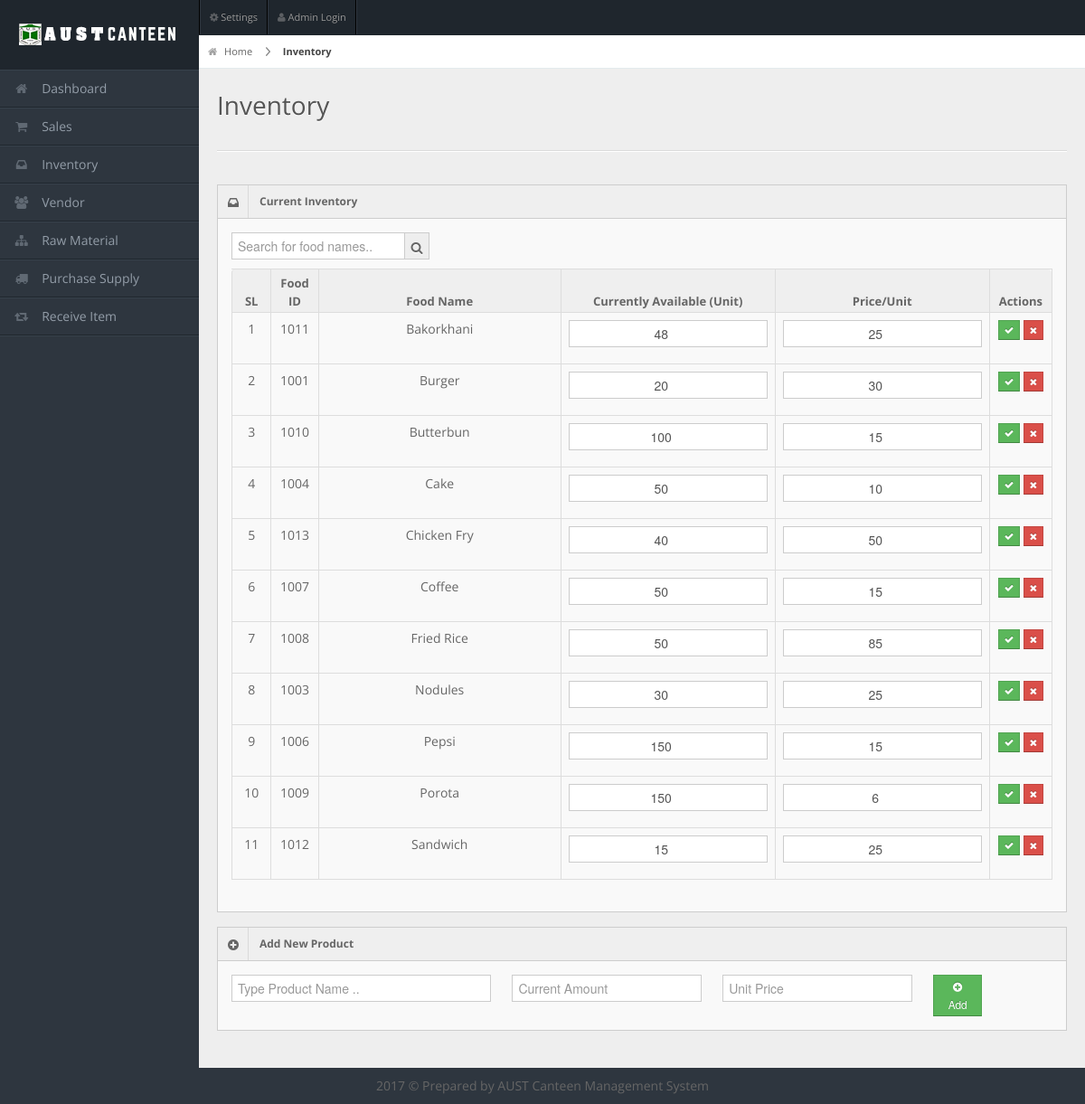
The page /inventory.php on the database its author committed.
### tables this page shows
CREATE TABLE IF NOT EXISTS `inventory` (
  `food_id` int(11) NOT NULL AUTO_INCREMENT,
  `food_name` varchar(32) NOT NULL,
  `food_category` varchar(32) DEFAULT NULL,
  `food_amount` int(11) NOT NULL DEFAULT '0',
  `food_price` double NOT NULL,
  PRIMARY KEY (`food_id`),
  KEY `food_category` (`food_category`),
  KEY `food_id` (`food_id`)
);

### core.php (called while the page is built, shortened)
<?php
$currentPage = $_SERVER['REQUEST_URI'];
function createInvoiceNo() {
    $chars = "003232303232023232023456789";
    $i = 0;
    $pass = '' ;
    while ($i <= 7) {
        $num = rand() % 33;
        $tmp = substr($chars, $num, 1);
        $pass = $pass . $tmp;
        $i++;
    }
    return $pass;
}
$orderFinalcode='ACMS-'.createInvoiceNo();
$purchaseFinalcode = 'ORDN-'.createInvoiceNo();
function loggedin() {
    if (isset($_SESSION['userid']) && !empty($_SESSION['userid'])) {
        return true;
    } else {
        return false;
    }
}

### inventory.php (the view, shortened to what this page needs)
<?php
include 'header.php';
?>
    <div id="content">
        <div id="content-header">
            <div id="breadcrumb">
                <a href="#" title="Go to Home" class="tip-bottom"><i class="icon-home"></i> Home</a> <a href="#" class="current">Inventory</a></div>
                <h1>Inventory</h1>
        </div>
        <div class="container-fluid">
            <hr>
            <div class="row-fluid">
                <div class="span12">
                    <div class="widget-box">
                        <div class="widget-title"> <span class="icon"> <i class="icon-inbox"></i> </span>
                          <h5>Current Inventory</h5>
                        </div>
                        <div class="widget-content">
                            <div class="input-append">
                                <input type="text" id="searchInput" onkeyup="searchFunction()" placeholder="Search for food names.." title="Type in a name" class="span11" autofocus>
                                <span class="add-on"><i class="icon icon-search"></i></span>
                            </div>
                        <table class="table table-bordered data-table" id="myTable">
                            <thead>
                                <tr>
                                    <th class="span1">SL</th>
                                    <th>Food ID</th>
                                    <th class="span4">Food Name</th>
                                    <th>Currently Available (Unit)</th>
                                    <th>Price/Unit</th>
                                    <th>Actions</th
                                </tr>
                            </thead>
                            <tbody>
                                <?php
                                $query = "SELECT * from inventory ORDER BY food_name ASC";
                                $runQuery = mysql_query($query);
                                $count = 1;
                                while($row = mysql_fetch_array($runQuery)) {
                                    echo "<tr>";
                                    ?>
                                    <form action="<?php echo htmlspecialchars($_SERVER["PHP_SELF"]);?>" name="dltupForm" method="post">
                                        <td><?php echo $count; ?></td>
                                        <td><?php echo $row['food_id']; ?></td>
                                        <td><?php echo $row['food_name']; ?></td>
                                        <td><input type="number" name="amount" class="text-center" autocomplete="off" value="<?php echo $row['food_amount'];?>" ></td>
                                        <td>
                                            <input type="number" name="price" class="text-center" autocomplete="off" value="<?php echo $row['food_price']; ?>" >
                                        </td>
                                        <td>
                                            <button type="submit" name="updateBtn" class="btn btn-success btn-mini tip-bottom" data-original-title="Confirm"><i class="icon icon-ok"></i>  </button>
                                            <button type="submit" name="dltBtn" class="btn btn-danger btn-mini tip-bottom" onclick=" return ConfirmDelete()" data-original-title="Remove"><i class="icon icon-remove"></i> </button>
                                        </td>
                                    </form>
                                    <?php
                                    $count++;
                                    echo "</tr>";
                                    } ?>
                            </tbody>
                        </table>
                        </div>
                    </div>
                    <div class="widget-box collapsible">
                        <div class="widget-title"> <a data-toggle="collapse" href="#collapseOne"> <span class="icon"> <i class="icon-plus-sign"></i> </span>
                                <h5>Add New Product</h5> </a>
                        </div>
                        <div id="collapseOne" class="collapse in">
                            <div class="widget-content">
                                <form action="<?php echo htmlspecialchars($_SERVER["PHP_SELF"]);?>" name="addForm" method="post">
                                <div class="controls controls-row">
                                    <input type="text" name="name" placeholder="Type Product Name .." class="span4 m-wrap">
                                    <input type="number" name="amount" placeholder="Current Amount" class="span3 m-wrap">
                                    <input type="text" name="price" placeholder="Unit Price" class="span3 m-wrap">
                                    <button type="submit" name="addBtn" class="btn btn-success btn-small span1 m-wrap" > <i class="icon icon-plus-sign"> </i> Add</button>
                                </div>
                                </form>
                            </div>
                        </div>
                    </div>
                </div>
            </div>
<?php
include 'footer.php';
?>

### header.php (shortened to what this page needs)
<?php
require 'core.php';
?>
<!DOCTYPE html>
<html lang="en">
<head>
    <link rel="stylesheet" href="css/bootstrap.min.css" />
    <link rel="stylesheet" href="css/bootstrap-responsive.min.css" />
    <link rel="stylesheet" href="css/datepicker.css" />
    <link rel="stylesheet" href="css/fullcalendar.css" />
    <link rel="stylesheet" href="css/matrix-style.css" />
    <link rel="stylesheet" href="css/matrix-media.css" />
    <link href="font-awesome/css/font-awesome.css" rel="stylesheet" />
    <link rel="stylesheet" href="css/jquery.gritter.css" />
    <link rel="stylesheet" href="select2.css" />
</head>
<body>
    <div id="header">
        <h1><a href="dashboard.html">AUST CMS</a></h1>
    </div>
    <div id="user-nav" class="navbar navbar-inverse">
        <ul class="nav">
            <li class=""><a title="" href="#"><i class="icon icon-cog"></i> <span class="text">Settings</span></a></li>
            <?php
            if(!loggedin()) { ?>
            <li class=""><a data-toggle="modal" href="#loginModal"><i class="icon icon-user"></i></i> <span class="text">Admin Login</span></a></li>
            <?php } else {?>
            <li class=""><a href="logout.php"><i class="icon icon-share-alt"></i> <span class="text">Logout</span></a></li>
            <?php }?>
        </ul>
    </div>
    <div id="sidebar"><a href="#" class="visible-phone"><i class="icon icon-home"></i> Dashboard</a>
        <ul>
            <li class="<?php if($currentPage == '/AUST-CMS/index.php') { echo 'active';} ?>"><a href="index.php"><i class="icon icon-home"></i> <span>Dashboard</span></a> </li>
            <li class="<?php
            if(isset($_GET['invoice'])) {
                $n=$_GET['invoice'];
                if($currentPage == "/AUST-CMS/sales.php?id=Cash&invoice=$n")
                    { echo 'active';} } ?>">
                <a href="sales.php?id=Cash&invoice=<?php echo $orderFinalcode ?>"><i class="icon icon-shopping-cart"></i> <span>Sales</span></a> </li>
            <li class="<?php if($currentPage == '/AUST-CMS/inventory.php') { echo 'active';} ?>"> <a href="inventory.php"><i class="icon icon-inbox"></i> <span>Inventory</span></a> </li>
            <li class="<?php if($currentPage == '/AUST-CMS/vendor.php') { echo 'active';} ?>"><a href="vendor.php"><i class="icon icon-group"></i> <span>Vendor</span></a></li>
            <li class="<?php if($currentPage == '/AUST-CMS/rawMaterial.php') { echo 'active';} ?>"><a href="rawMaterial.php"><i class="icon icon-sitemap"></i> <span>Raw Material</span></a></li>
            <li class="<?php
            if(isset($_GET['orderno'])) {
                $n1=$_GET['orderno'];
                if($currentPage == "/AUST-CMS/purchaseSupply.php?id=cash&orderno=$n1")
                    { echo 'active';} } ?>"><a href="purchaseSupply.php?id=cash&orderno=<?php echo $purchaseFinalcode ?>"><i class="icon icon-truck"></i> <span>Purchase Supply</span></a></li>
            <li class="<?php if($currentPage == '/AUST-CMS/pendingItem.php') { echo 'active';} ?>"><a href="pendingItem.php"><i class="icon icon-retweet"></i> <span>Receive Item</span></a></li>
        </ul>
    </div>

### footer.php (shortened to what this page needs)
        </div>
    </div>
    <div class="row-fluid">
      <div id="footer" class="span12"> 2017 &copy; Prepared by AUST Canteen Management System </div>
    </div>
</body>
</html>

### css/matrix-media.css (style rules this page uses)
body { background:#2E363F; }
#header { background-color: #1f262d; margin-top:10px; }
#sidebar > ul { border-bottom: 1px solid #37414b }
#sidebar > ul > li { border-top: 1px solid #37414b; border-bottom: 1px solid #1f262d; }

### rows shown on the page
inventory: food_id "1011", food_name "Bakorkhani", amount "48", price "25"
inventory: food_id "1001", food_name "Burger", amount "20", price "30"
inventory: food_id "1010", food_name "Butterbun", amount "100", price "15"
inventory: food_id "1004", food_name "Cake", amount "50", price "10"
inventory: food_id "1013", food_name "Chicken Fry", amount "40", price "50"
inventory: food_id "1007", food_name "Coffee", amount "50", price "15"
inventory: food_id "1008", food_name "Fried Rice", amount "50", price "85"
inventory: food_id "1003", food_name "Nodules", amount "30", price "25"
inventory: food_id "1006", food_name "Pepsi", amount "150", price "15"
inventory: food_id "1009", food_name "Porota", amount "150", price "6"
inventory: food_id "1012", food_name "Sandwich", amount "15", price "25"
